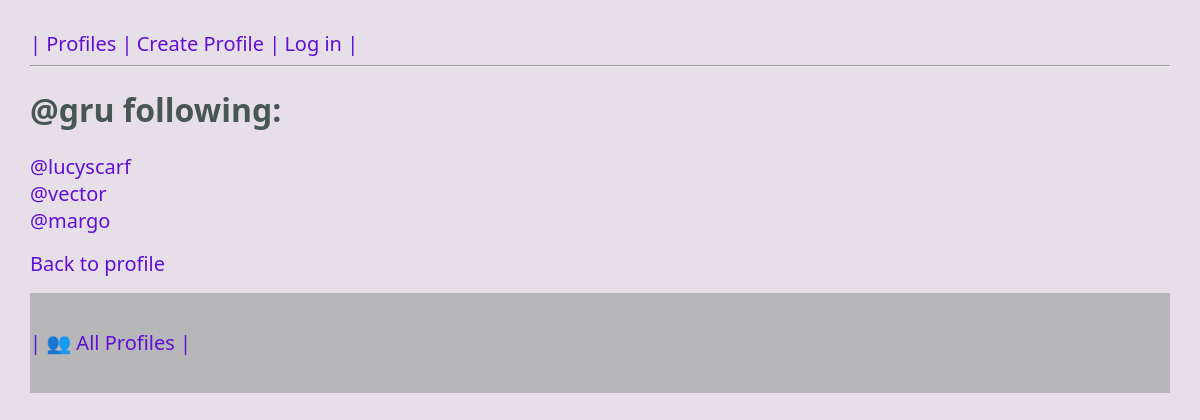
/mini_insta/profile/1/following, run on the app's committed database.
### mini_insta/models.py (models this page shows, shortened)
class Profile(models.Model):
    username = models.TextField(blank=True)
    display_name = models.TextField(blank=True)
    profile_image_url = models.URLField(blank=True)
    bio_text = models.TextField(blank=True)
    join_date = models.DateTimeField(auto_now_add=True)
    user = models.ForeignKey(
        User,
        on_delete=models.CASCADE,
        related_name="profiles",
        default=1,  # temporary default to handle existing rows (e.g., admin id=1)
    )
    def get_following(self):
        follow_objs = Follow.objects.select_related("followed").filter(follower=self)
        return [f.followed for f in follow_objs]

### mini_insta/views.py (the view)
class ShowFollowingDetailView(DetailView):
    model = Profile
    template_name = "mini_insta/show_following.html"

### mini_insta/templates/mini_insta/show_following.html
{% extends 'mini_insta/base.html' %}
{% block content %}
<h1>@{{ profile.username }} following:</h1>
<ul class="profile-list">
  {% for p in profile.get_following %}
    <li>
      <a href="{% url 'show_profile' p.pk %}">
        @{{ p.username }}
      </a>
    </li>
  {% endfor %}
</ul>
<p><a href="{% url 'show_profile' profile.pk %}">Back to profile</a></p>
{% endblock %}

### static/styles-insta.css (style rules this page uses)
body { margin: 30px; background: #e6dfe7; font-family:'Segoe UI', Tahoma, Geneva, Verdana, sans-serif; }
ul, li { padding: 0px; list-style-type: none; }
h1, h2, h3 { color: #485654; }
p { color: #485654; }
a, a:visited { font-size: 20px; color: rgb(97, 15, 211); text-decoration: none; }

### data on the page
Profile: username "gru"
Profile: username "lucyscarf"
Profile: username "vector"
Profile: username "margo"
